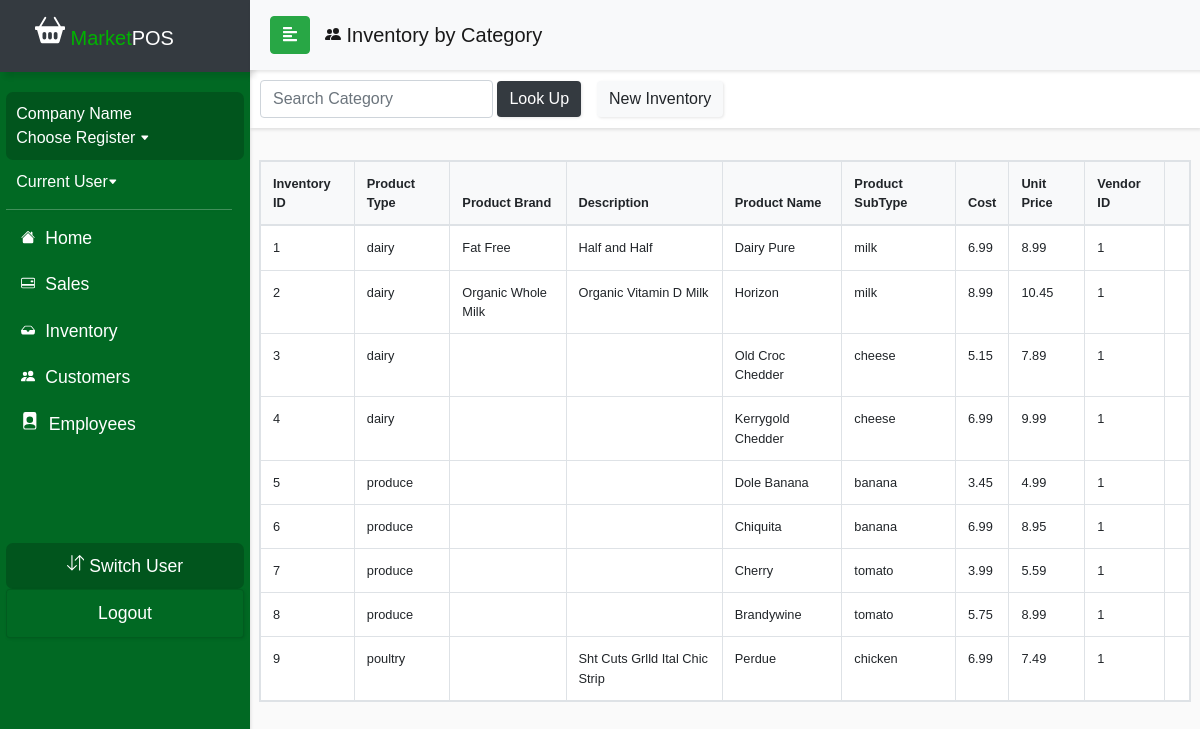
The page /currentDraft/reportsInvbyCategory.php on the database as committed earlier.
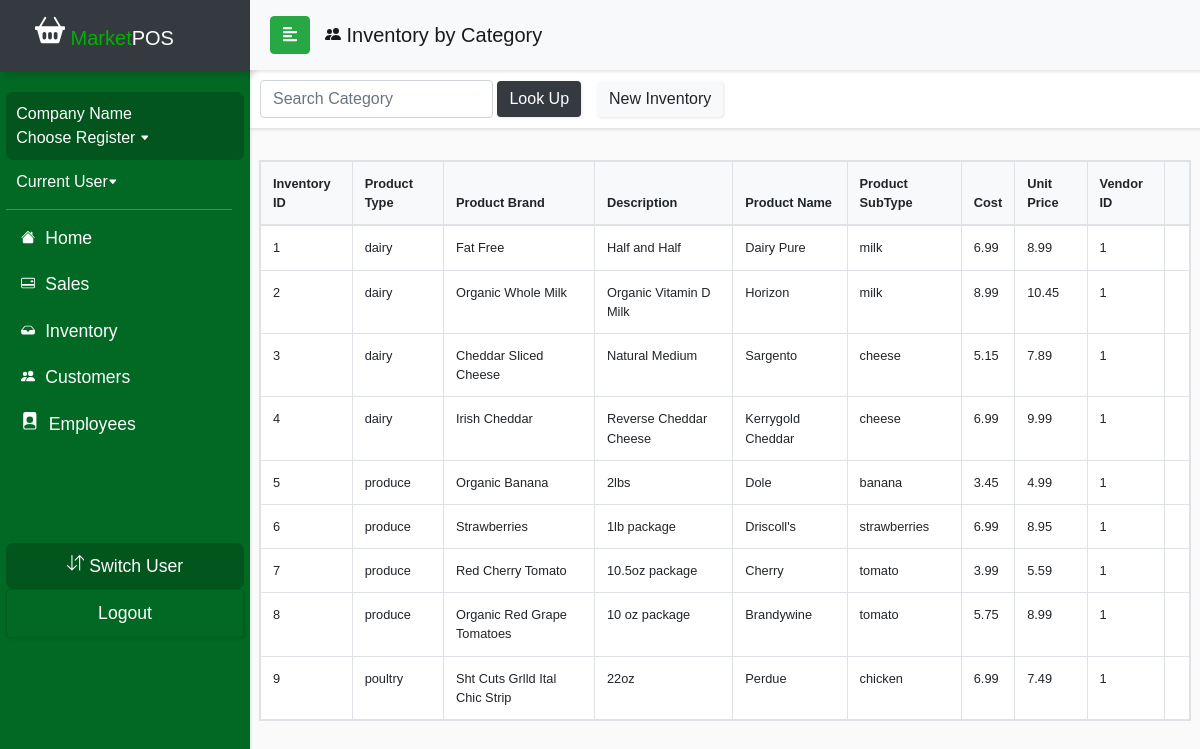
The same page on the database as committed later.
### tables this page shows
CREATE TABLE `product_inventory` (
  `product_id` int(11) NOT NULL,
  `brand` varchar(50) NOT NULL,
  `description` varchar(50) NOT NULL,
  `productName` varchar(50) NOT NULL,
  `productType` varchar(50) NOT NULL,
  `productSubType` varchar(50) NOT NULL,
  `unit_price` float NOT NULL,
  `cost` float NOT NULL,
  `in_stock` int(11) NOT NULL,
  `vendor_id` int(11) DEFAULT NULL
);

### currentDraft/reportsInvbyCategory.php (the view, shortened to what the changed rows need)
<?php
include_once('config.php');
$query = "SELECT * FROM product_inventory";
$result = mysqli_query($conn, $query);
?>
<!DOCTYPE html>
<html>
<head>
  <link rel="stylesheet" href="css/bootstrap.min.css">
  <link rel="stylesheet" href="userStyle2.css">
  <link rel="stylesheet" href="css/jquery.mCustomScrollbar.min.css">
</head>
<body>
  <nav id="sidebar">
    <div class="sidebar-header bg-dark">
      <h1><span><a class="navbar-brand relative-top" href="indexDraft.php">
            <span style="color: #00b300"> Market</span>POS</a></h1>
    </div>
  </nav>
  <div id="content">
    <div class="wrapper mt-3">
      <div class="row px-4 justify-content-center">
        <table class="table table-bordered table-hover mt-3 table-responsive" style="font-size:80%;">
          <thead class="bg-light">
            <tr>
              <th> Inventory ID</th>
              <th> Product Type </th>
              <th> Product Brand </th>
              <th> Description </th>
              <th> Product Name </th>
              <th> Product SubType </th>
              <th> Cost </th>
              <th> Unit Price </th>
              <th> Vendor ID </th>
              <th> </th>
            </tr>
          </thead>
          <tbody class="bg-white">
            <?php
            if (isset($_POST['submit-search'])) {
              $search = mysqli_real_escape_string($conn, $_POST['product']);
              $sql = "SELECT * FROM product_inventory WHERE productName LIKE '%$search%' OR productType LIKE '%$search%' OR productSubType LIKE '%$search%' OR vendor_id LIKE '%$search%'";
              $result = mysqli_query($conn, $sql);
              $queryResults = mysqli_num_rows($result);
              if ($queryResults > 0) {
                echo "<div class='row mt-3'>There are $queryResults results matching your search</div><br>";
                while ($row = mysqli_fetch_assoc($result)) {
                  echo "<tr><td>" . $row['product_id'] . "</td><td>"
                    . $row['productType'] . "</td><td>" . $row['brand'] . "</td><td>" . $row['description'] . "</td><td>" . $row['productName'] . "</td><td>" . $row['productSubType'] . "</td><td>"
                    . $row['cost'] . "</td><td>" . $row['unit_price'] . "</td><td>". $row['vendor_id'] . "</td><td>";
                }
              } else {
                echo "<div class='row mt-3'>There are no results matching your search</div>";
              }
            } else {
              while ($row = mysqli_fetch_assoc($result)) {
                echo "<tr><td>" . $row['product_id'] . "</td><td>"
                    . $row['productType'] . "</td><td>" . $row['brand'] . "</td><td>" . $row['description'] . "</td><td>" . $row['productName'] . "</td><td>" . $row['productSubType'] . "</td><td>"
                    . $row['cost'] . "</td><td>" . $row['unit_price'] . "</td><td>". $row['vendor_id'] . "</td><td>";
                }
            }
            ?>
          </tbody>
        </table>
      </div>
    </div>
</body>
</html>

Rows that differ between the two databases and show on the page:
changed product_inventory id 3: brand (not shown) → "Cheddar Sliced Cheese"; description (not shown) → "Natural Medium"; productName "Old Croc Chedder" → "Sargento"
changed product_inventory id 4: brand (not shown) → "Irish Cheddar"; description (not shown) → "Reverse Cheddar Cheese"; productName "Kerrygold Chedder" → "Kerrygold Cheddar"
changed product_inventory "banana": brand (not shown) → "Organic Banana"; description (not shown) → "2lbs"; productName "Dole Banana" → "Dole"
changed product_inventory id 6: brand (not shown) → "Strawberries"; description (not shown) → "1lb package"; productName "Chiquita" → "Driscoll's"; productSubType "banana" → "strawberries"
changed product_inventory "Cherry": brand (not shown) → "Red Cherry Tomato"; description (not shown) → "10.5oz package"
changed product_inventory "Brandywine": brand (not shown) → "Organic Red Grape Tomatoes"; description (not shown) → "10 oz package"
changed product_inventory "poultry": brand (not shown) → "Sht Cuts Grlld Ital Chic Strip"; description "Sht Cuts Grlld Ital Chic Strip" → "22oz"
